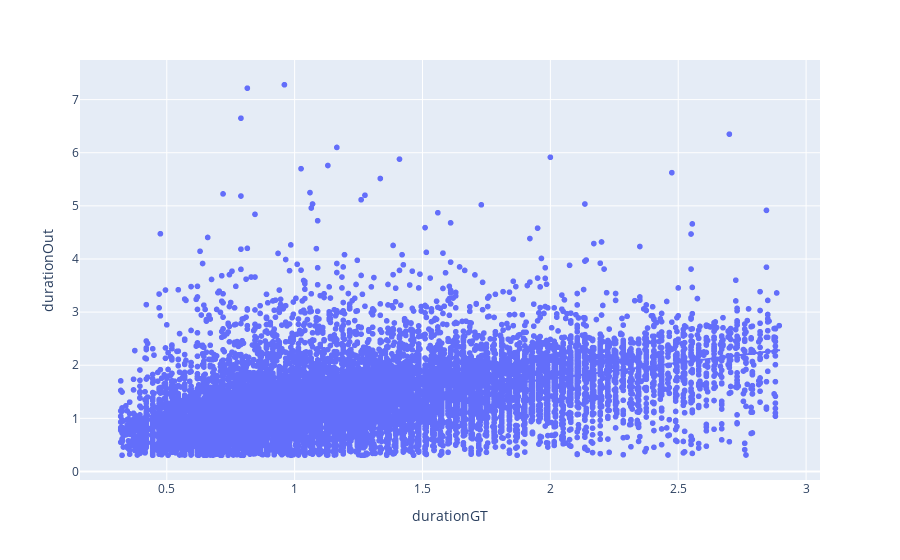

Notebook code cell kept with this figure:
### Code cell
px.scatter(allTablesOut[allTablesOut.tp],x="durationGT",y="durationOut",trendline="lowess")

### Figure 1 — Plotly figure (JSON) as saved in the notebook; plotly's stock layout.template omitted (floating-point values rounded to 4 significant figures; data arrays with more than 128 entries replaced by an {"elided": "..."} marker saying what was removed)
{"data": [{"hovertemplate": "durationGT=%{x}<br>durationOut=%{y}<extra></extra>", "legendgroup": "", "marker": {"color": "#636efa", "symbol": "circle"}, "mode": "markers", "name": "", "showlegend": false, "type": "scattergl", "x": {"elided": "18558 float values"}, "xaxis": "x", "y": {"elided": "18558 float values"}, "yaxis": "y"}, {"hovertemplate": "<b>LOWESS trendline</b><br><br>durationGT=%{x}<br>durationOut=%{y} <b>(trend)</b><extra></extra>", "legendgroup": "", "marker": {"color": "#636efa", "symbol": "circle"}, "mode": "lines", "name": "", "showlegend": false, "type": "scattergl", "x": {"elided": "18558 float values"}, "xaxis": "x", "y": {"elided": "18558 float values"}, "yaxis": "y"}], "layout": {"legend": {"tracegroupgap": 0}, "margin": {"t": 60}, "xaxis": {"anchor": "y", "domain": [0, 1], "title": {"text": "durationGT"}}, "yaxis": {"anchor": "x", "domain": [0, 1], "title": {"text": "durationOut"}}}}
